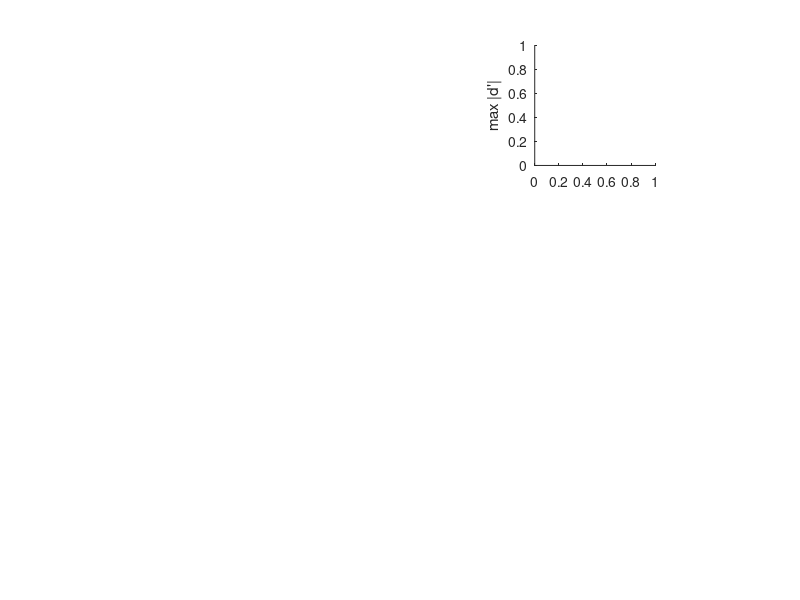

Source code (MATLAB): (Note: this script raises an error after producing the figure.)

subplot(3,2,2)
hold on
axis square
ylabel('max |d''|')

if contains(REdata.animal,'XT')
    title('RE')
else
    title('FE')
end

xlim([-1 1])

for ch = 1:96
    if REdata.goodCh(ch)
        [y, maxAmp] = max(abs(REdata.stimCircDprime(1,:,ch)));
        x = REdata.stimCorrs(1,ch);
        
        dPrimeSig = squeeze(REdata.stimCircDprimeSig(1,maxAmp,ch));
        corrSig   = squeeze(REdata.stimCorrSig(1,ch));
        
        if dPrimeSig || corrSig
            scatter(x,y,'MarkerFaceColor',[0.7 0 0.7], 'MarkerEdgeColor','w','MarkerFaceAlpha',0.7, 'MarkerEdgeAlpha',0.7)
        else
            scatter(x,y,'MarkerFaceColor','none', 'MarkerEdgeColor',[0.7 0 0.7],'MarkerFaceAlpha',0.7, 'MarkerEdgeAlpha',0.7)
        end
    end
end

set(gca,'tickdir','out','FontAngle','italic','FontSize',10)

subplot(3,2,4)
hold on
axis square
ylabel('max |d''|')

if contains(REdata.animal,'XT')
    title('RE')
else
    title('FE')
end

xlim([-1 1])

for ch = 1:96
    if REdata.goodCh(ch)
        [y, maxAmp] = max(abs(REdata.stimCircDprime(2,:,ch)));
        x = REdata.stimCorrs(1,ch);
        
        dPrimeSig = squeeze(REdata.stimCircDprimeSig(2,maxAmp,ch));
        corrSig   = squeeze(REdata.stimCorrSig(1,ch));
        
        if dPrimeSig || corrSig
            scatter(x,y,'MarkerFaceColor',[1 0.5 0.1], 'MarkerEdgeColor','w','MarkerFaceAlpha',0.7, 'MarkerEdgeAlpha',0.7)
        else
            scatter(x,y,'MarkerFaceColor','none', 'MarkerEdgeColor',[1 0.5 0.1],'MarkerFaceAlpha',0.7, 'MarkerEdgeAlpha',0.7)
        end
    end
end

set(gca,'tickdir','out','FontAngle','italic','FontSize',10)

subplot(3,2,6)
hold on
axis square
ylabel('max |d''|')

if contains(REdata.animal,'XT')
    title('RE')
else
    title('FE')
end

xlim([-1 1])

for ch = 1:96
    if REdata.goodCh(ch)
        [y, maxAmp] = max(abs(REdata.stimCircDprime(3,:,ch)));
        x = REdata.stimCorrs(1,ch);
        
        dPrimeSig = squeeze(REdata.stimCircDprimeSig(3,maxAmp,ch));
        corrSig   = squeeze(REdata.stimCorrSig(1,ch));
        
        if dPrimeSig || corrSig
            scatter(x,y,'MarkerFaceColor',[0 0.6 0.2], 'MarkerEdgeColor','w','MarkerFaceAlpha',0.7, 'MarkerEdgeAlpha',0.7)
        else
            scatter(x,y,'MarkerFaceColor','none', 'MarkerEdgeColor',[0 0.6 0.2],'MarkerFaceAlpha',0.7, 'MarkerEdgeAlpha',0.7)
        end
    end
end

set(gca,'tickdir','out','FontAngle','italic','FontSize',10)